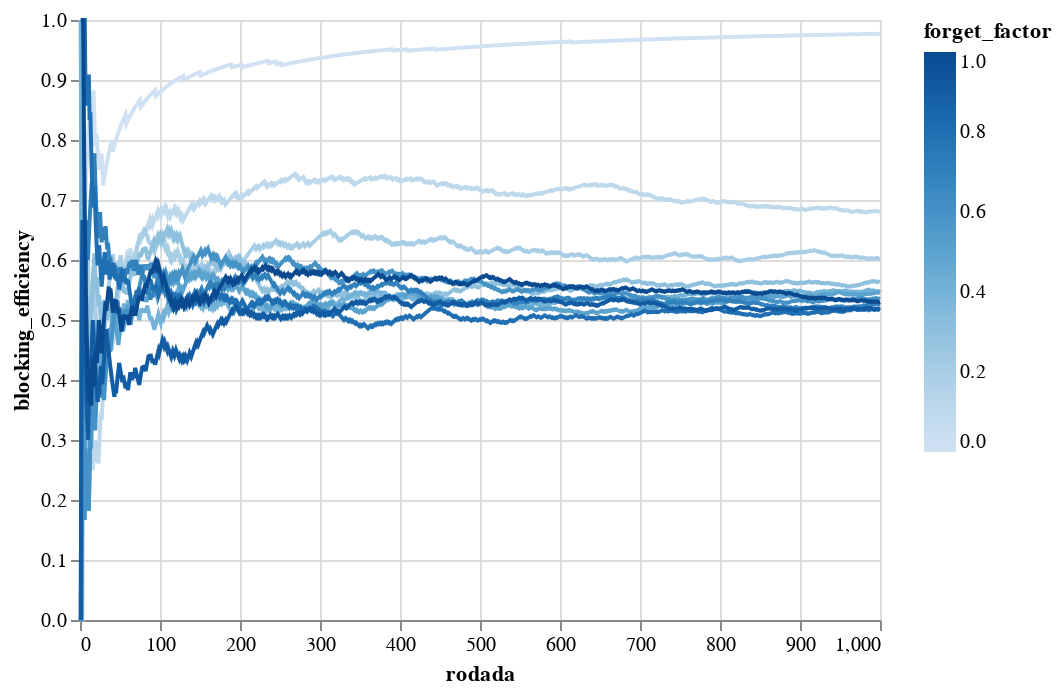

Notebook source saved alongside this figure:
### Code cell
alt.Chart(db).mark_line().encode(
    x = 'rodada',
    y = 'blocking_efficiency',
    color = 'forget_factor'
)

### Figure 1 — Vega-Lite specification as saved in the notebook (floating-point values rounded to 4 significant figures; data arrays with more than 128 entries replaced by an {"elided": "..."} marker saying what was removed)
{"config": {"view": {"continuousWidth": 400, "continuousHeight": 300}}, "data": {"name": "data-1aca81f6e0ad6695c28b1d609937d71e"}, "mark": "line", "encoding": {"color": {"field": "forget_factor", "type": "quantitative"}, "x": {"field": "rodada", "type": "quantitative"}, "y": {"field": "blocking_efficiency", "type": "quantitative"}}, "$schema": "https://vega.github.io/schema/vega-lite/v4.17.0.json", "datasets": {"data-1aca81f6e0ad6695c28b1d609937d71e": {"elided": "11000 records"}}}
